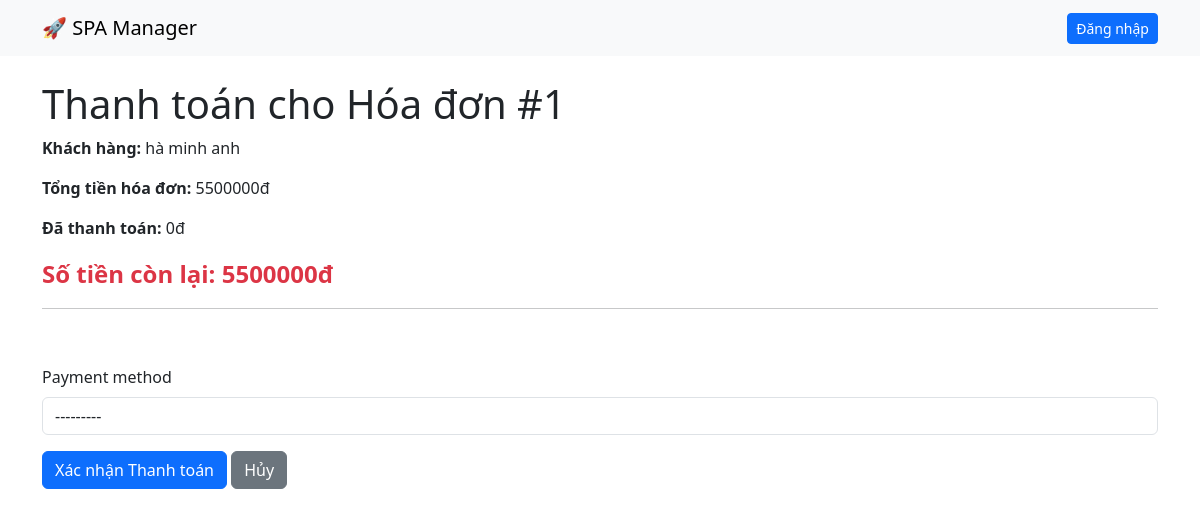
/invoices/1/pay/, run on the app's committed database.
### sales/models.py (models this page shows, shortened)
class Invoice(models.Model):
    STATUS_CHOICES = [('unpaid', 'Chưa thanh toán'), ('paid', 'Đã thanh toán'), ('cancelled', 'Đã hủy'),]
    customer = models.ForeignKey(Customer, on_delete=models.PROTECT, related_name='invoices')
    voucher_applied = models.ForeignKey(Voucher, on_delete=models.SET_NULL, null=True, blank=True)
    sub_total = models.DecimalField(max_digits=12, decimal_places=2, default=0, help_text="Tổng tiền trước giảm giá")
    discount_amount = models.DecimalField(max_digits=12, decimal_places=2, default=0)
    final_amount = models.DecimalField(max_digits=12, decimal_places=2, default=0, help_text="Tổng tiền sau giảm giá")
    paid_amount = models.DecimalField(max_digits=12, decimal_places=2, default=0)
    status = models.CharField(max_length=50, choices=STATUS_CHOICES, default='unpaid')
    created_at = models.DateTimeField(default=timezone.now)
    @property
    def amount_due(self):
        return self.final_amount - self.paid_amount

class Customer(models.Model):
    profile_code = models.CharField(max_length=50, unique=True, blank=True, null=True, help_text="Mã hồ sơ hoặc mã khách hàng thân thiết")
    full_name = models.CharField(max_length=100)
    phone_number = models.CharField(max_length=15, unique=True)
    email = models.EmailField(blank=True, null=True)
    created_at = models.DateTimeField(default=timezone.now)

### sales/views.py (the view)
# urls.py: path('invoices/<int:invoice_id>/pay/', views.record_payment_view, name='record_payment'),
def record_payment_view(request, invoice_id):
    invoice = get_object_or_404(Invoice, id=invoice_id)
    if request.method == 'POST':
        form = PaymentForm(request.POST)
        if form.is_valid():
            payment = form.save(commit=False)
            payment.invoice = invoice
            payment.save()
            invoice.paid_amount += payment.amount_paid
            if invoice.paid_amount >= invoice.final_amount:
                invoice.status = 'paid'
            invoice.save()
            return redirect('invoice_detail', invoice_id=invoice.id)
    else:
        form = PaymentForm()
    context = {'form': form, 'invoice': invoice}
    return render(request, 'sales/record_payment.html', context)

### sales/forms.py
class PaymentForm(forms.ModelForm):
    class Meta:
        model = Payment
        fields = ['amount_paid', 'payment_method']
        widgets = {
            'amount_paid': forms.NumberInput(attrs={'class': 'form-control'}),
            'payment_method': forms.Select(attrs={'class': 'form-control'}),
        }

### sales/templates/sales/record_payment.html (shortened to what this page needs)
{% extends 'sales/base.html' %}
{% load humanize %}
{% block content %}
  <h1>Thanh toán cho Hóa đơn #{{ invoice.id }}</h1>
  <p><strong>Khách hàng:</strong> {{ invoice.customer.full_name }}</p>
  <p><strong>Tổng tiền hóa đơn:</strong> {{ invoice.final_amount|floatformat:0|intcomma }}đ</p>
  <p><strong>Đã thanh toán:</strong> {{ invoice.paid_amount|floatformat:0|intcomma }}đ</p>
  <p class="text-danger fs-4"><strong>Số tiền còn lại: {{ invoice.amount_due|floatformat:0|intcomma }}đ</strong></p>
  <hr>
  <form method="post">
    <div class="mb-3">
    </div>
    <div class="mb-3">
        <label for="{{ form.payment_method.id_for_label }}" class="form-label">{{ form.payment_method.label }}</label>
        {{ form.payment_method }}
    </div>
    <button type="submit" class="btn btn-primary">Xác nhận Thanh toán</button>
    <a href="{% url 'customer_detail' invoice.customer.pk %}" class="btn btn-secondary">Hủy</a>
  </form>
{% endblock %}

### data on the page
Invoice: id "1", customer.full_name "hà minh anh", final_amount "5500000", paid_amount "0", amount_due "5500000"
